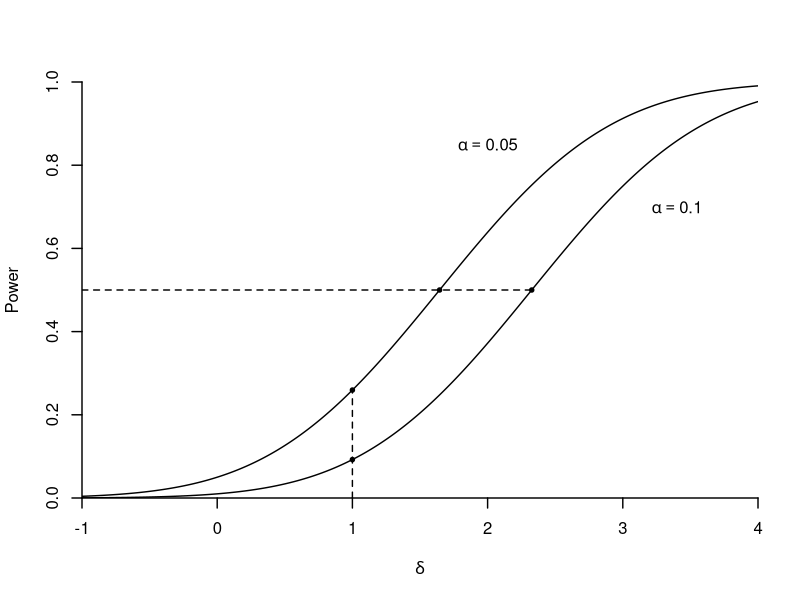
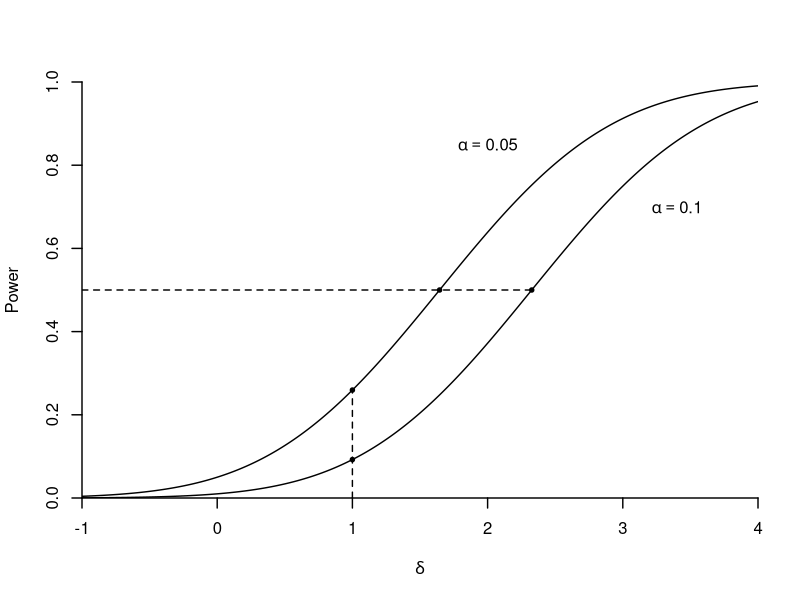

Reproduce these figures in R, in order.
######################################
### This file generates Figure 9.3a
### Asymptotic Local Power Function 
### of One-Sided t Test
######################################

alpha1 <- 0.05
alpha2 <- 0.01
c1 <- qnorm(1-alpha1)
c2 <- qnorm(1-alpha2)
nx <- 501
x <- seq(-1,4,0.01)
f1 <- pnorm(x-c1)
f2 <- pnorm(x-c2)
a1 <- pnorm(1-c1)
a2 <- pnorm(1-c2)

wd <- 1.4

pdf("HANSEN9-3a.pdf",family="Helvetica",colormodel='cmyk',width=4.5,height=4.5)
plot(x,f1,type="l",xlim=c(-1,4),ylim=c(0,1),xlab=expression(delta),ylab="Power",xaxs="i",yaxs="i",xaxt="n",yaxt="n",bty="n",lwd=wd)
axis(1,seq(-1,4,1),lwd=wd)
axis(2,seq(0,1,.2),lwd=wd)
lines(x,f2,lwd=wd)
lines(c(1,1),c(0,a1),lwd=wd,lty=2)
points(c(1,1),c(a1,a2),pch=19,cex=.6)
lines(c(-1,c2),c(.5,.5),lwd=wd,lty=2)
points(c(c1,c2),c(.5,.5),pch=19,cex=.6)
text(2,.85,expression(alpha==0.05))
text(3.4,.7,expression(alpha==0.10))
dev.off()

postscript("HANSEN9-3a.eps",paper="special",width=4.5,height=4.5,horizontal=FALSE,onefile=FALSE,family="Helvetica",colormodel='cmyk')
plot(x,f1,type="l",xlim=c(-1,4),ylim=c(0,1),xlab=expression(delta),ylab="Power",xaxs="i",yaxs="i",xaxt="n",yaxt="n",bty="n",lwd=wd)
axis(1,seq(-1,4,1),lwd=wd)
axis(2,seq(0,1,.2),lwd=wd)
lines(x,f2,lwd=wd)
lines(c(1,1),c(0,a1),lwd=wd,lty=2)
points(c(1,1),c(a1,a2),pch=19,cex=.6)
lines(c(-1,c2),c(.5,.5),lwd=wd,lty=2)
points(c(c1,c2),c(.5,.5),pch=19,cex=.6)
text(2,.85,expression(alpha==0.05))
text(3.4,.7,expression(alpha==0.10))
dev.off()
